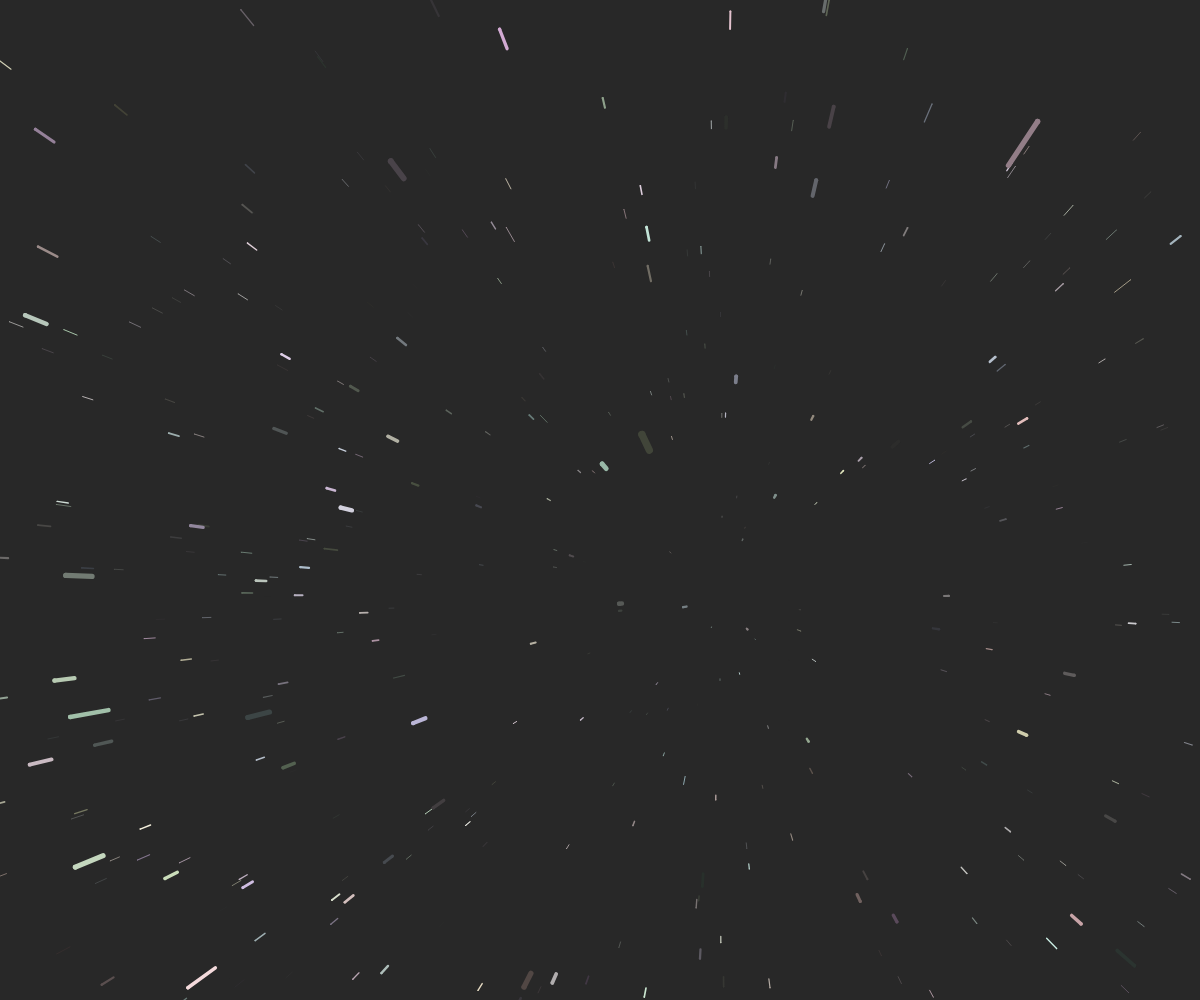
Frame 1 (no input)
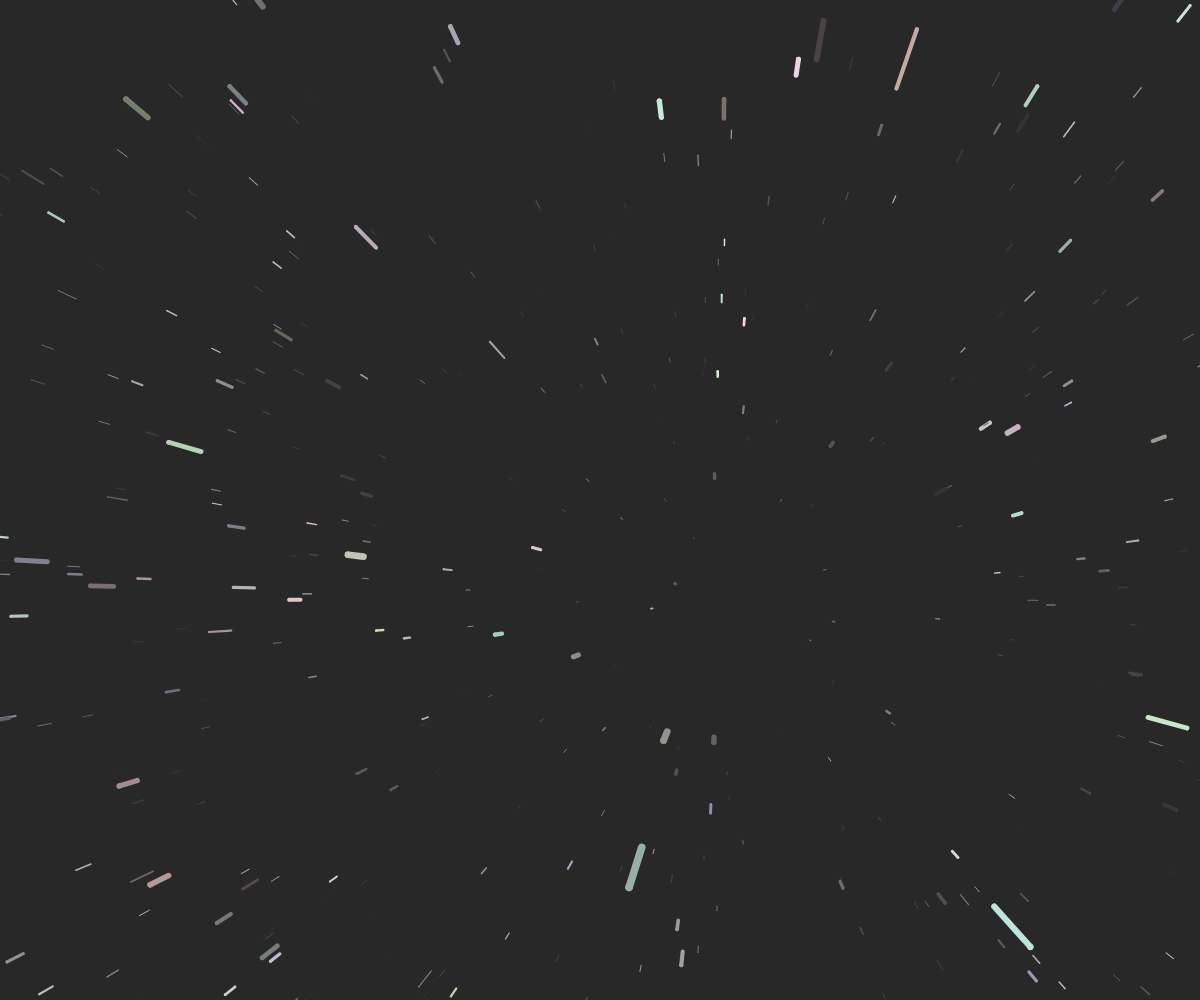
Frame 60 (no input)
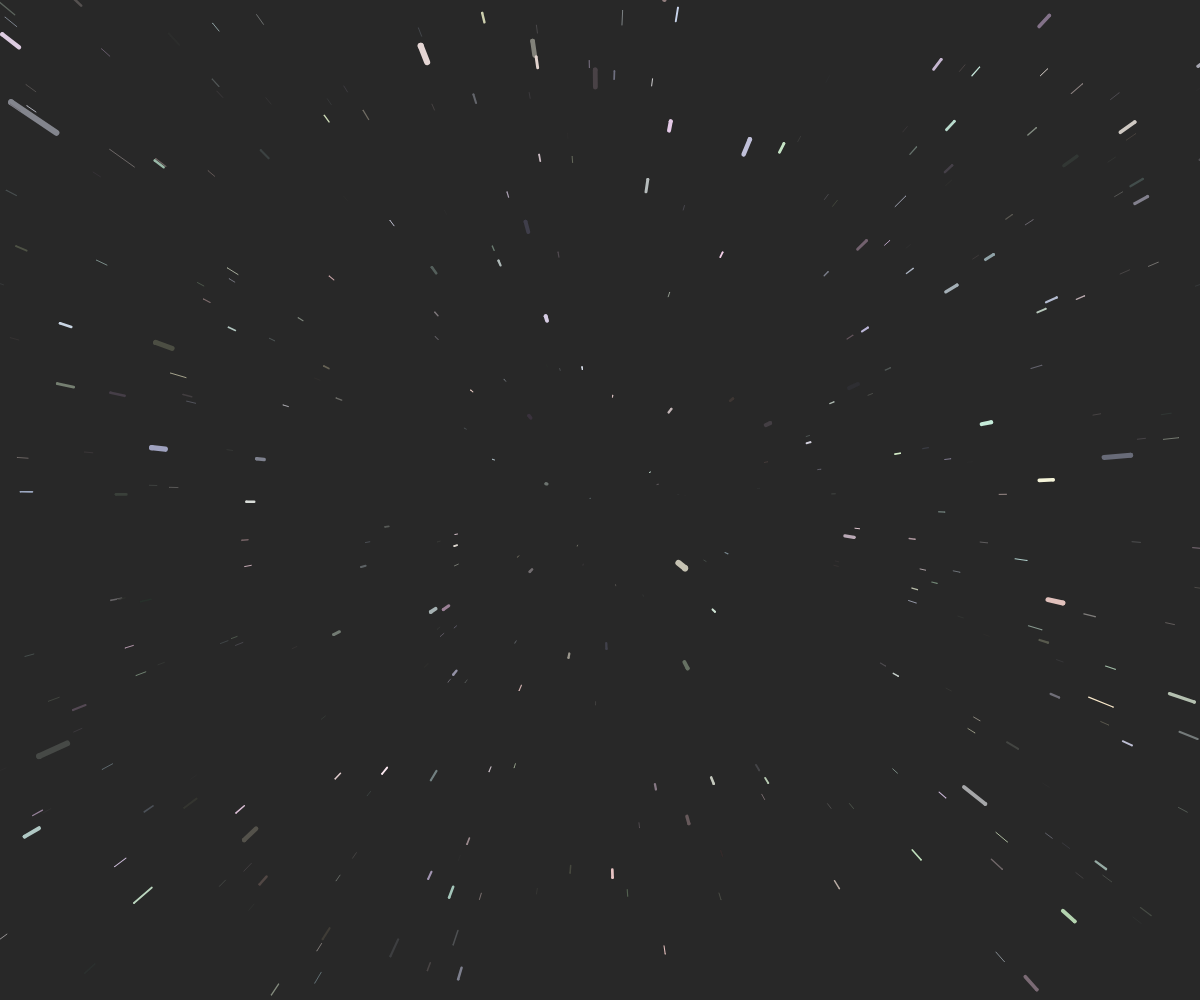
Frame 120 (the mouse pressed at the canvas centre since frame 60)

The p5.js sketch that drew these frames (run headless with seeded random() and noise() and a simulated clock; from frame 60 on, the mouse is pressed at the canvas centre):

// p5.js sketch
// ── sketch.js
var stars = [];
var speed;
var size;
var moveX;
var moveY;

function setup() {
  createCanvas(windowWidth, windowHeight, P2D);  

  speed = windowWidth/70;
  
  for (var i = 0; i < 1000; i++) {
    stars[i] = new Star();
  }
}

function draw() {
  //Add movement using mouse position
  if (mouseX<width && mouseY<height){
    moveX = map(mouseX, 0, width, width/10, -width/10);
    moveY = map(mouseY, 0, height, height/10, -height/10)
  }
  translate(moveX, moveY);
  //Draw stars
  background(40);
  translate(width / 2, height / 2);  
  for (var i = 0; i < stars.length; i++) {
    stars[i].move();
    stars[i].display();
  }
}

// ── star.js
function Star() {

  //Create random vars
  this.bornX = width/2;
  this.bornY = height/2;
  this.x = random(-this.bornX, this.bornX);
  this.y = random(-this.bornY, this.bornY);
  this.z = random(width);
  this.colorValue = (random(50, 255));
  this.color = color(random(0.8, 1)*this.colorValue,random(0.8, 1)*this.colorValue,random(0.8, 1)*this.colorValue);
  this.radius = random(1,10);


  //Store Z value for future
  this.pz = this.z;

  this.move = function() {
    this.z = this.z - speed;

    //Check if Z is out of bound, if true then reset vars
    if (this.z < 1 ) {
      this.z = width;
      this.x = random(-this.bornX, this.bornX);
      this.y = random(-this.bornY, this.bornY);
      this.pz = this.z;
    }
  }

  this.display = function() {

    //Calculate star new position
    var nx = map(this.x / this.z, 0, 1, 0, width);
    var ny = map(this.y / this.z, 0, 1, 0, height);
    var r = map(this.z, 0, width, this.radius, 0);

    //Draw star
    fill(this.color);
    noStroke();
    ellipse(nx, ny, r, r);

    //Calculate previous x,y position for line
    var px = map(this.x / this.pz, 0, 1, 0, width);
    var py = map(this.y / this.pz, 0, 1, 0, height);

    //Draw Line
    stroke(this.color);
    strokeWeight(r);
    line(nx, ny, px, py);

    //Reset previous Z value
    this.pz = this.z
  }
}
